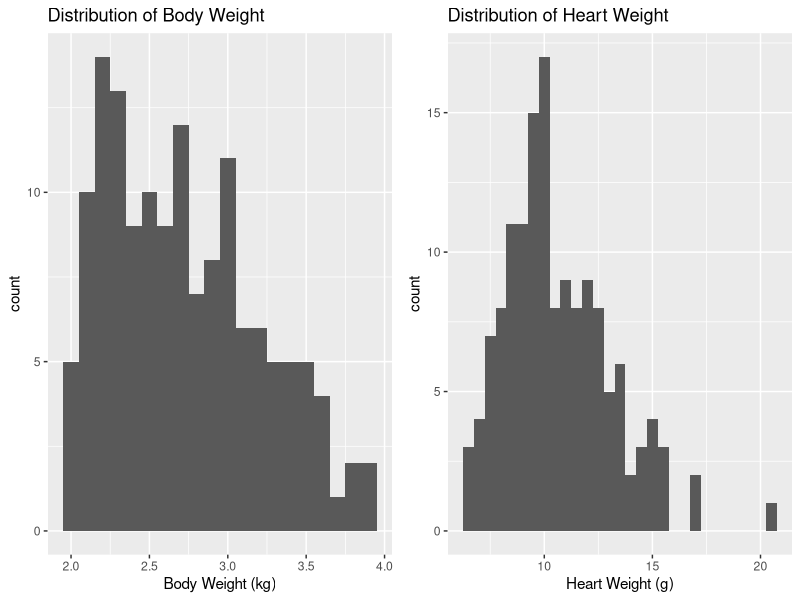
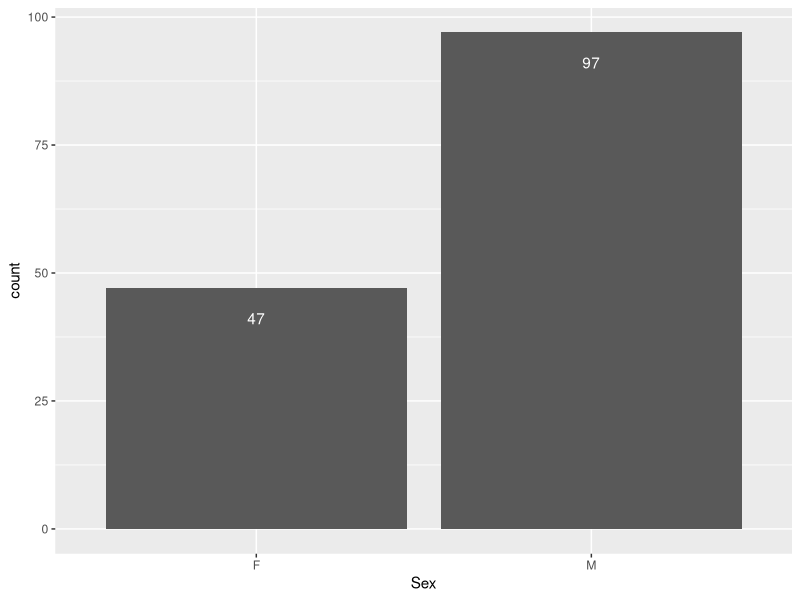
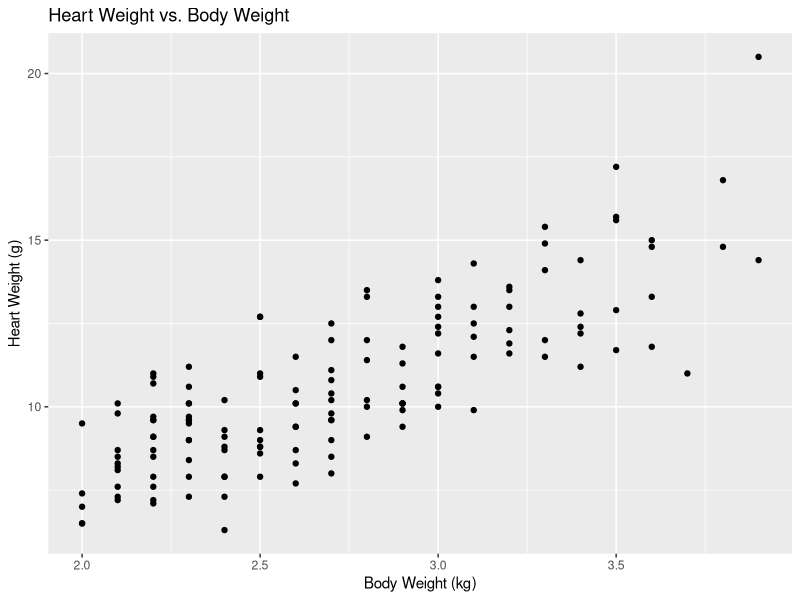
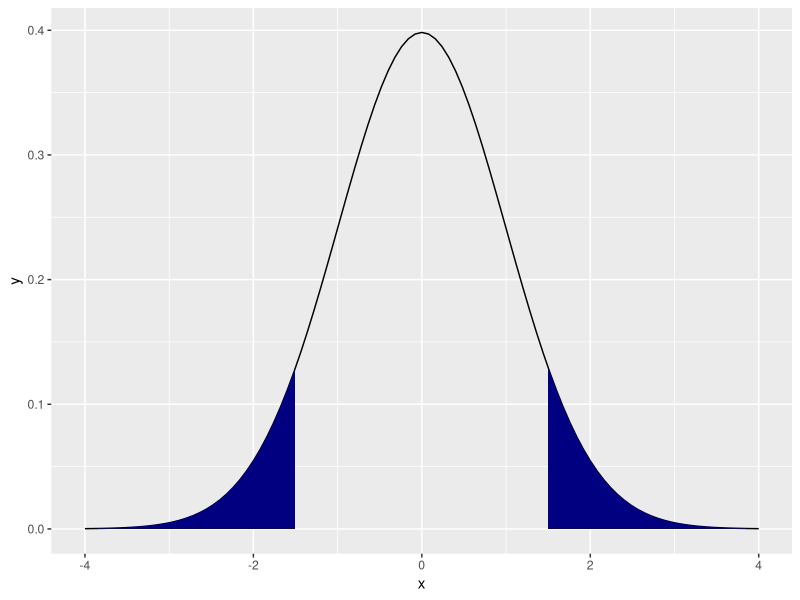

The R source for these figures, in order: (Note: this script raises an error after producing the figures.)
## ---- chunk 1
# R options
options(
  htmltools.dir.version = FALSE, # for blogdown
  show.signif.stars = FALSE,     # for regression output
  warm = 1
  )
# Set dpi and height for images
library(knitr)
opts_chunk$set(fig.height = 2.65, dpi = 300) 
# ggplot2 color palette with gray
color_palette <- list(gray = "#999999", 
                      salmon = "#E69F00", 
                      lightblue = "#56B4E9", 
                      green = "#009E73", 
                      yellow = "#F0E442", 
                      darkblue = "#0072B2", 
                      red = "#D55E00", 
                      purple = "#CC79A7")
options(htmltools.dir.version = FALSE)
knitr::opts_chunk$set(
	fig.align = "center",
	fig.height = 3.5,
	fig.width = 5.8333,
	message = FALSE,
	warning = FALSE
)
## ---- chunk 2
library(tidyverse)
library(broom)
library(knitr)
library(MASS) #cats dataset
## ---- chunk 3
cats %>% slice(1:10)
## ---- chunk 4
p1 <- ggplot(data = cats, aes(x = Bwt)) + 
  geom_histogram(binwidth = 0.1) +
  labs(x = "Body Weight (kg)", 
       title = "Distribution of Body Weight")

p2 <- ggplot(data = cats, aes(x = Hwt)) + 
  geom_histogram(binwidth = 0.5) +
  labs(x = "Heart Weight (g)", 
       title = "Distribution of Heart Weight")

cowplot::plot_grid(p1, p2, ncol = 2)
## ---- chunk 5
ggplot(data = cats, aes(x = Sex)) +
  geom_bar() +
  geom_text(stat = "count", aes(label =..count..), vjust = 3, color = "white")
## ---- chunk 6
cats %>%
  skimr::skim()
## ---- chunk 7
ggplot(data = cats, aes(x = Bwt, y = Hwt)) +
  geom_point() + 
  labs(x = "Body Weight (kg)",
       y = "Heart Weight (g)", 
       title = "Heart Weight vs. Body Weight")
## ---- chunk 8
ggplot(data.frame(x = c(-4, 4)), aes(x)) +
  stat_function(fun = dt, args =list(df =144)) +
  stat_function(fun = dt,   args =list(df =144),
                xlim = c(-4, -1.5),
                geom = "area", fill = "navy") + 
    stat_function(fun = dt,   args =list(df =144),
                xlim = c(1.5, 4),
                geom = "area", fill = "navy")
## ---- chunk 9
knitr::include_graphics("img/05/mindy.JPG")
## ---- chunk 10
bwt_hwt_model <- lm(Hwt ~ Bwt, data = cats)
## ---- chunk 11
x0 <- data.frame(Bwt = c(3.18))
predict.lm(bwt_hwt_model, x0, interval = "confidence", 
           conf.level = 0.95) #<<
## ---- chunk 12
x0 <- data.frame(Bwt = c(3.18))
predict.lm(bwt_hwt_model, x0, interval = "prediction", 
           conf.level = 0.95) #<<
## ---- chunk 13
knitr::include_graphics("img/05/andy.JPG")
## ---- chunk 14
cats %>% summarise(min = min(Bwt), q1 = quantile(Bwt, 0.25),  median = median(Bwt),
                   q3 = quantile(Bwt, 0.75), max = max(Bwt)) %>%
  kable(format = "markdown")
